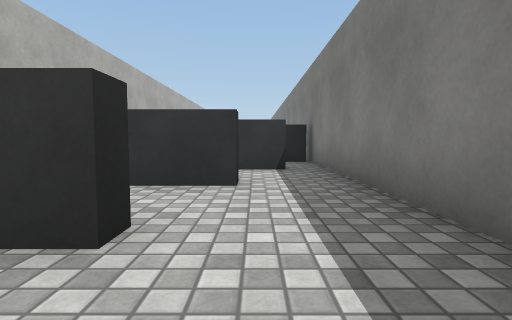
View 1 (above)

23 first-person views from a walk through a scene from a Unity 3-D project. The camera is 0.62 m above the floor, tilts 4° down and sees 80° across. The floor is counted in squares, 1 m on a side. Each view is taken from the middle of a square. On the plan, view 1 faces up. The plan holds only what a view shows up to about 9 squares ahead; the rest is blank. The place goes on beyond the plan. Surface patterns are stand-ins for the level's own textures.

View 2
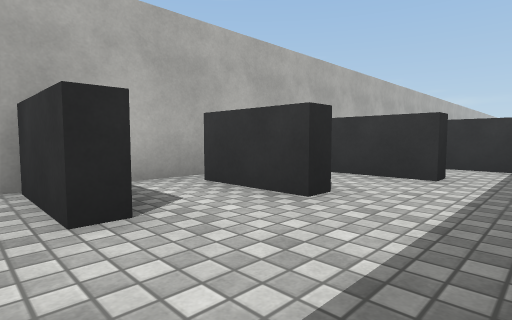

View 3
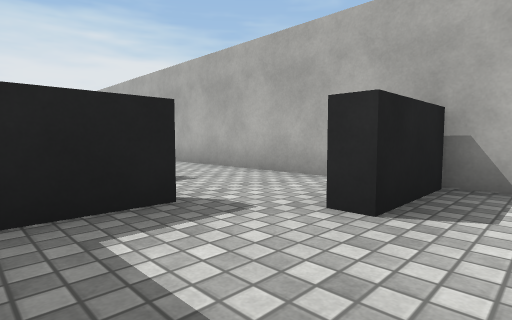

View 4
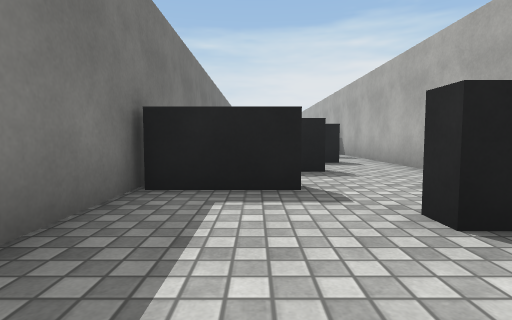

View 5
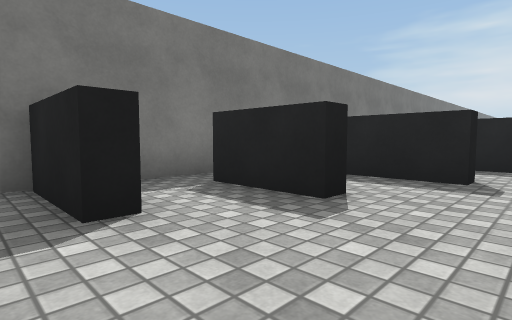

View 6
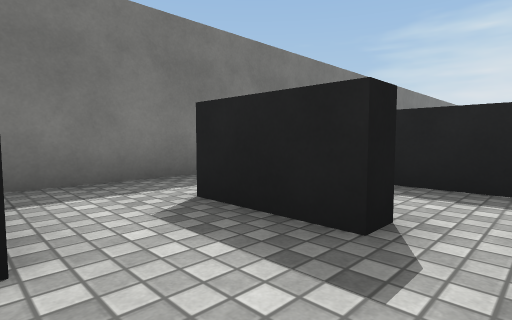

View 7
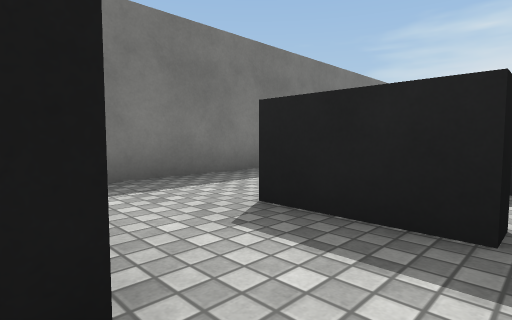

View 8
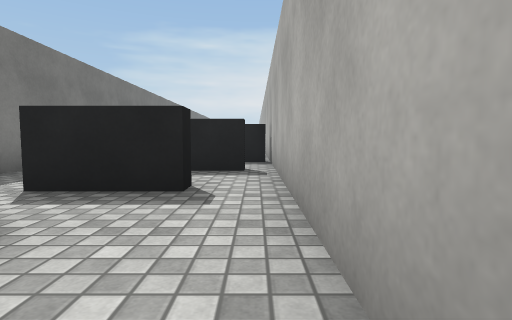

View 9
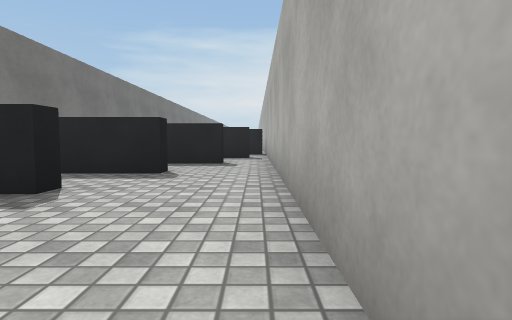

View 10
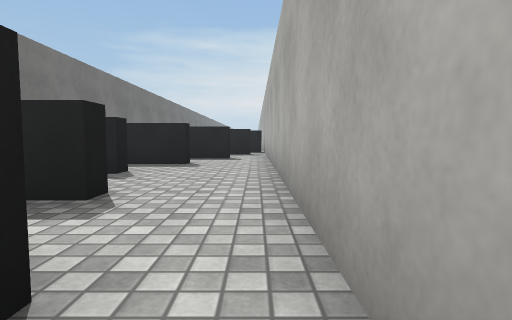

View 11
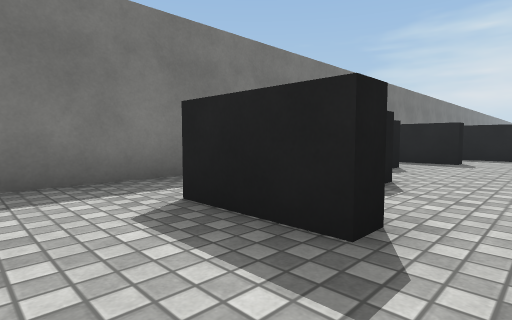

View 12
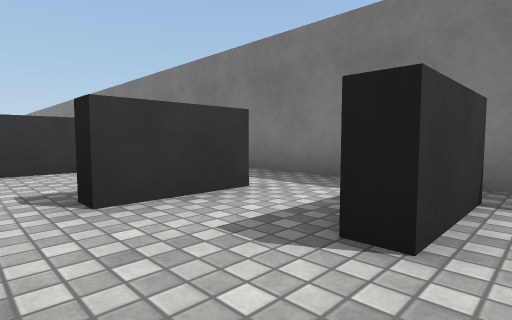

View 13
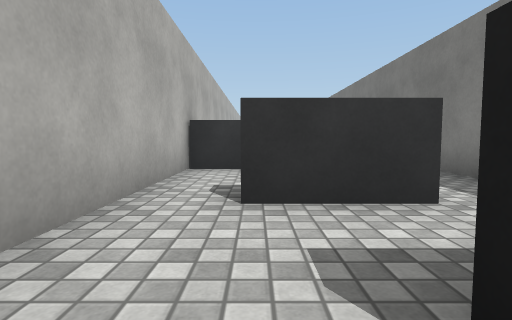

View 14
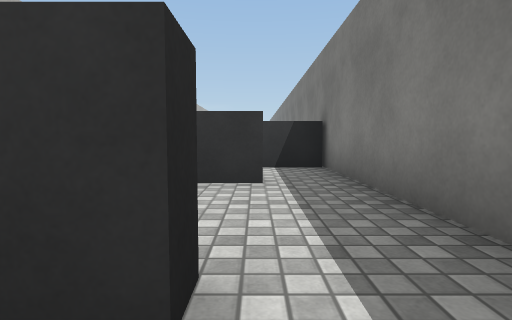

View 15
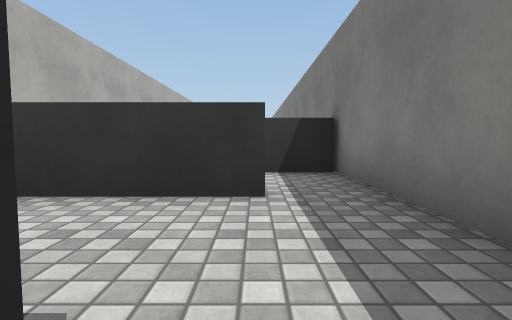

View 16
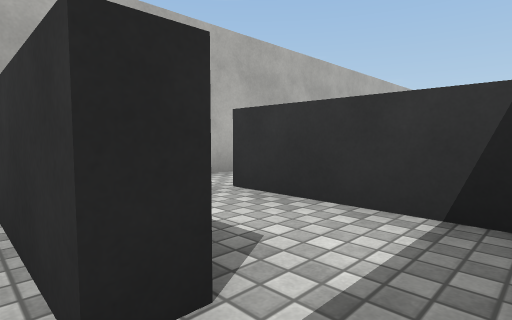

View 17
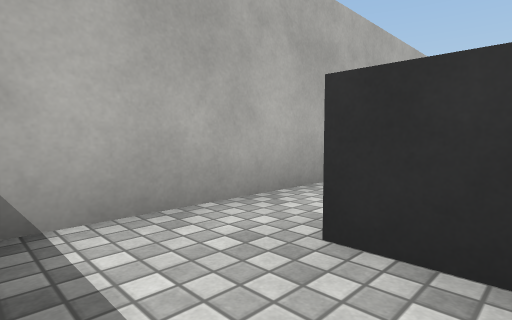

View 18
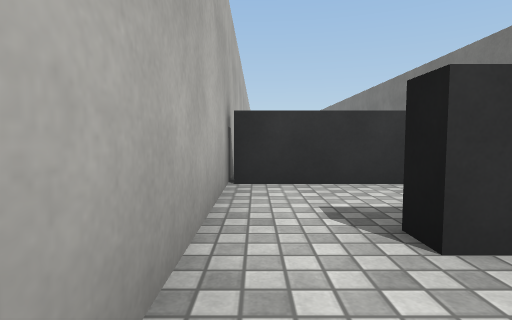

View 19
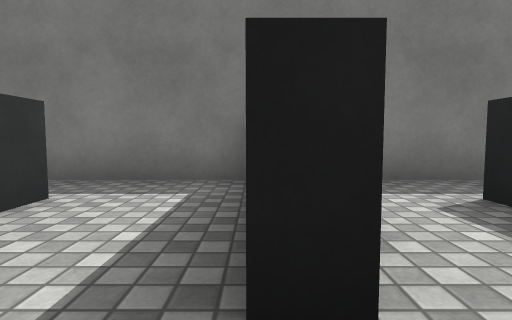

View 20
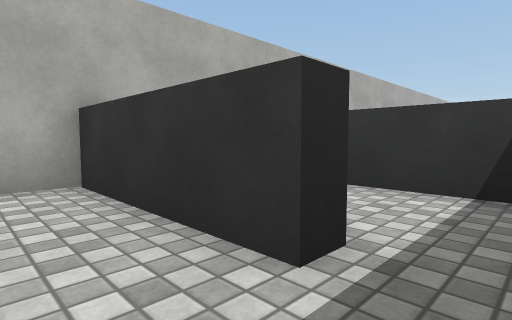

View 21
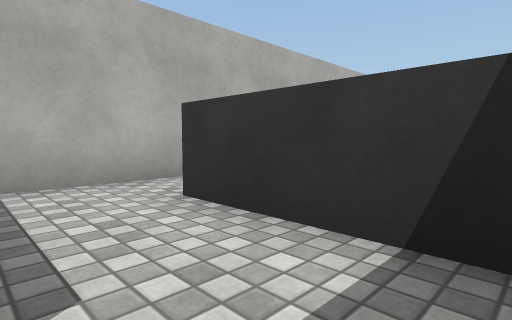

View 22
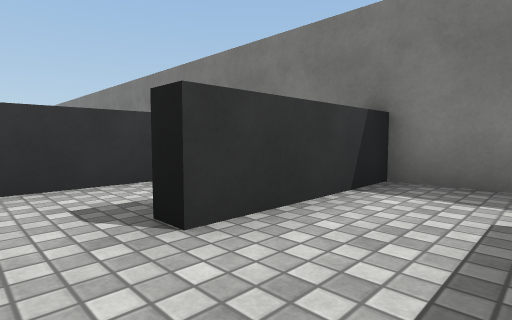

View 23
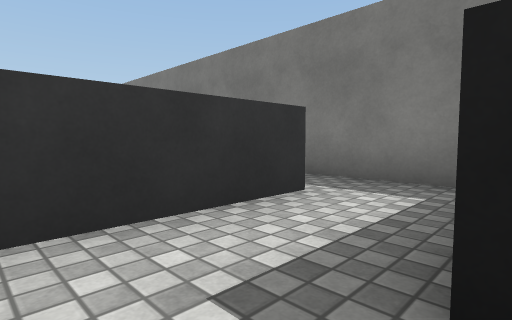

### Floor plan
Key: @ floor where view 1 was taken; # wall or solid block; x gap in a wall; . floor.
Columns run from 4 left of view 1 to 2 right of it. Each row starts with its distance up from view 1.
 26 #####.#
 25 #.....#
 24 #..####
 23 #.....#
 22 #.....#
 21 #####.#
 20 #.....#
 19 #.#####
 18 #.....#
 17 #.....#
 16 #####.#
 15 #.....#
 14 #.....#
 13 #.##..#
 12 #.....#
 11 #..##.#
 10 #.....#
  9 #.....#
  8 #...###
  7 #.....#
  6 #..##.#
  5 #.....#
  4 #.##..#
  3 #.....#
  2 #x##..#
  1 #.....#
  0 ###.@.#
 -1 #.....#
 -2 #...###
 -3 #.....#
 -4 #..##.#
 -5 #.....#
 -6 #.##..#
 -7 #.....#
 -8  x##..#
 -9     ..#

Positions as (right, up) in squares from view 1, and headings:
1: (0, 0), facing up
2: (1, -1), facing up-left
3: (1, 1), facing down-left
4: (0, 2), facing down
5: (-3, -1), facing down-right
6: (-3, -4), facing down-right
7: (-3, -6), facing down-right
8: (-3, 8), facing down
9: (-3, 12), facing down
10: (-3, 14), facing down
11: (-3, 15), facing down-right
12: (-3, 10), facing up-right
13: (-2, 10), facing up
14: (0, 12), facing up
15: (0, 13), facing up
16: (1, 16), facing up-left
17: (-1, 17), facing up-left
18: (-3, 17), facing up
19: (-3, 19), facing right
20: (1, 20), facing up-left
21: (1, 22), facing up-left
22: (-3, 22), facing up-right
23: (-3, 24), facing up-right
